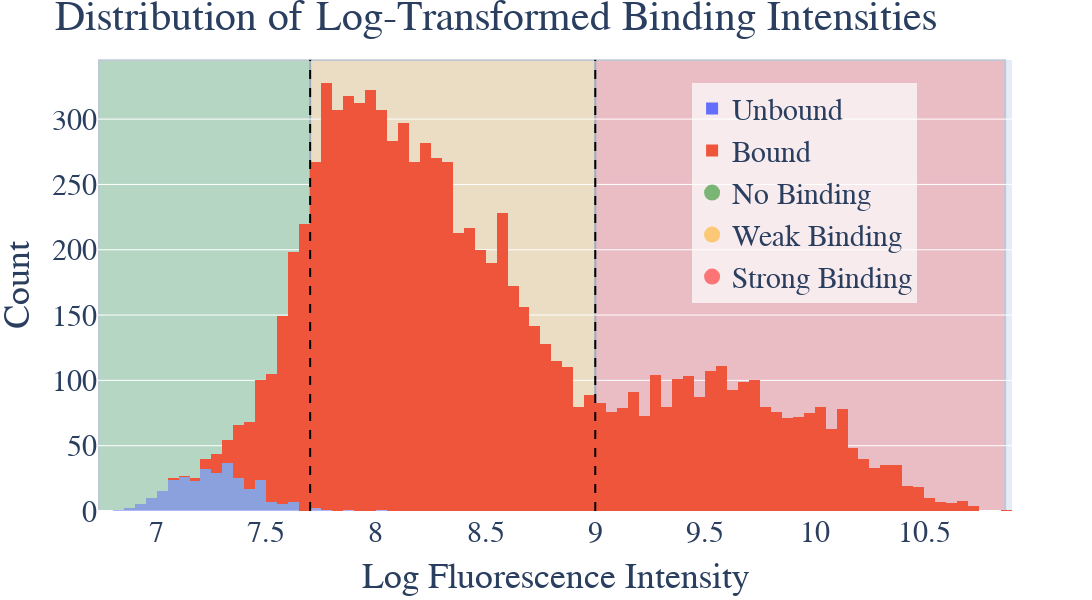

Here is the notebook cell this chart was saved with:
### Code cell
# Create histogram
fig = px.histogram(gcPBM_myc_final, x='Log Intensity', color='Probe', width=1100, height=600)

# Adjust opacity of bars
opacities = {'Unbound': 0.5, 'Bound': 1}
for trace in fig.data:
    category = trace.name
    trace.marker.opacity = opacities.get(category, 1)  # Default to 1 if category is not in opacities

# Add vertical dashed threshold lines
fig.add_shape(
    go.layout.Shape(type="line", x0=7.7, x1=7.7, y0=0, y1=1, 
                    line=dict(color="black", width=2, dash="dash"), 
                    xref="x", yref="paper")
)
fig.add_shape(
    go.layout.Shape(type="line", x0=9, x1=9, y0=0, y1=1, 
                    line=dict(color="black", width=2, dash="dash"), 
                    xref="x", yref="paper")
)

# Add background color shading
fig.add_shape(
    go.layout.Shape(type="rect", x0=min(gcPBM_myc_final['Log Intensity'])-0.1, x1=7.7, 
                    y0=0, y1=1, fillcolor="green", opacity=0.2, layer="below", 
                    xref="x", yref="paper")
)
fig.add_shape(
    go.layout.Shape(type="rect", x0=7.7, x1=9, 
                    y0=0, y1=1, fillcolor="orange", opacity=0.2, layer="below", 
                    xref="x", yref="paper")
)
fig.add_shape(
    go.layout.Shape(type="rect", x0=9, x1=max(gcPBM_myc_final['Log Intensity']), 
                    y0=0, y1=1, fillcolor="red", opacity=0.2, layer="below", 
                    xref="x", yref="paper")
)

# Add dummy traces for legend (invisible markers for color legend)
fig.add_trace(go.Scatter(
    x=[None], y=[None], mode="markers",
    marker=dict(size=25, color="green", opacity=0.5),
    name="No Binding"
))
fig.add_trace(go.Scatter(
    x=[None], y=[None], mode="markers",
    marker=dict(size=25, color="orange", opacity=0.5),
    name="Weak Binding"
))
fig.add_trace(go.Scatter(
    x=[None], y=[None], mode="markers",
    marker=dict(size=25, color="red", opacity=0.5),
    name="Strong Binding"
))

# Update layout with LaTeX font, larger text, and smaller legend inside the plot
fig.update_layout(
    title=r"Distribution of Log-Transformed Binding Intensities",
    xaxis_title=r"Log Fluorescence Intensity",
    yaxis_title=r"Count",
    font=dict(family="Latex", size=30),
    showlegend=True,
    legend=dict(
        x=0.65,  # Position inside the figure
        y=0.95,
        title='',
        font=dict(size=30),  # Smaller legend font
        bgcolor="rgba(255, 255, 255, 0.7)"  # Light background for readability
    )
)

fig.show()

### Figure 1 — Plotly figure (JSON) as saved in the notebook; plotly's stock layout.template omitted (floating-point values rounded to 4 significant figures; data arrays with more than 128 entries replaced by an {"elided": "..."} marker saying what was removed)
{"data": [{"alignmentgroup": "True", "bingroup": "x", "hovertemplate": "Probe=Unbound<br>Log Intensity=%{x}<br>count=%{y}<extra></extra>", "legendgroup": "Unbound", "marker": {"color": "#636efa", "opacity": 0.5, "pattern": {"shape": ""}}, "name": "Unbound", "offsetgroup": "Unbound", "orientation": "v", "showlegend": true, "type": "histogram", "x": {"elided": "294 float values"}, "xaxis": "x", "yaxis": "y"}, {"alignmentgroup": "True", "bingroup": "x", "hovertemplate": "Probe=Bound<br>Log Intensity=%{x}<br>count=%{y}<extra></extra>", "legendgroup": "Bound", "marker": {"color": "#EF553B", "opacity": 1, "pattern": {"shape": ""}}, "name": "Bound", "offsetgroup": "Bound", "orientation": "v", "showlegend": true, "type": "histogram", "x": {"elided": "8973 float values"}, "xaxis": "x", "yaxis": "y"}, {"marker": {"color": "green", "opacity": 0.5, "size": 25}, "mode": "markers", "name": "No Binding", "type": "scatter", "x": [null], "y": [null]}, {"marker": {"color": "orange", "opacity": 0.5, "size": 25}, "mode": "markers", "name": "Weak Binding", "type": "scatter", "x": [null], "y": [null]}, {"marker": {"color": "red", "opacity": 0.5, "size": 25}, "mode": "markers", "name": "Strong Binding", "type": "scatter", "x": [null], "y": [null]}], "layout": {"barmode": "relative", "font": {"family": "Latex", "size": 30}, "height": 600, "legend": {"bgcolor": "rgba(255, 255, 255, 0.7)", "font": {"size": 30}, "title": {"text": ""}, "tracegroupgap": 0, "x": 0.65, "y": 0.95}, "margin": {"t": 60}, "shapes": [{"line": {"color": "black", "dash": "dash", "width": 2}, "type": "line", "x0": 7.7, "x1": 7.7, "xref": "x", "y0": 0, "y1": 1, "yref": "paper"}, {"line": {"color": "black", "dash": "dash", "width": 2}, "type": "line", "x0": 9, "x1": 9, "xref": "x", "y0": 0, "y1": 1, "yref": "paper"}, {"fillcolor": "green", "layer": "below", "opacity": 0.2, "type": "rect", "x0": 6.737, "x1": 7.7, "xref": "x", "y0": 0, "y1": 1, "yref": "paper"}, {"fillcolor": "orange", "layer": "below", "opacity": 0.2, "type": "rect", "x0": 7.7, "x1": 9, "xref": "x", "y0": 0, "y1": 1, "yref": "paper"}, {"fillcolor": "red", "layer": "below", "opacity": 0.2, "type": "rect", "x0": 9, "x1": 10.87, "xref": "x", "y0": 0, "y1": 1, "yref": "paper"}], "showlegend": true, "title": {"text": "Distribution of Log-Transformed Binding Intensities"}, "width": 1100, "xaxis": {"anchor": "y", "domain": [0, 1], "title": {"text": "Log Fluorescence Intensity"}}, "yaxis": {"anchor": "x", "domain": [0, 1], "title": {"text": "Count"}}}}
